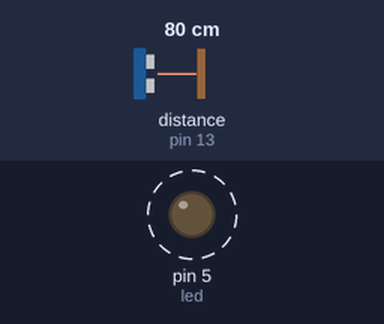
Recording of a sketch running on a simulated Arduino Uno, built with avr-gcc and run on an emulated ATmega328P. On the bench: output pins drawn as LEDs (lit = HIGH). Dashed ring = blinking. Inputs (shaded band) come from the test bench; at power-on: distance to the obstacle (sensor on pin 13) 80 cm. The echo pulse lasts 58.3 µs per cm; what the sketch prints to the serial monitor is not drawn.

Above: at 2.1 s.
2.2 s: distance to the obstacle (sensor on pin 13) set to 2 cm
At 3.09 s:
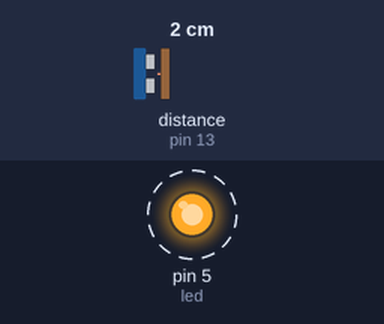
5.7 s: distance to the obstacle (sensor on pin 13) set to 35 cm
At 6.5 s:
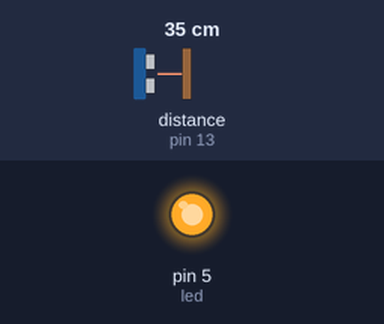
Timing chart, 0 to 15.2 s (numbered marks = the images above; inputs shaded):
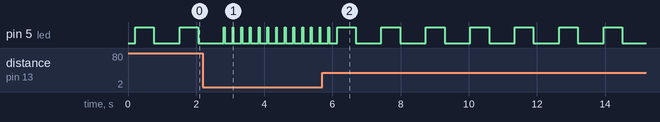

The sketch:

Parking_sensors.ino
```cpp
/*倒車雷達實作 超音波感測超過40cm時550ms為間隔嗶聲，小於40cm時嗶聲會越來越急促*/
//電路實體http://i.imgur.com/tIvOdns.jpg
#include <Ultrasonic.h>

#define TRIGGER_PIN  12
#define ECHO_PIN     13

Ultrasonic ultrasonic(TRIGGER_PIN, ECHO_PIN);
const int led = 5;
void setup()
{
  Serial.begin(9600);
  pinMode(led, OUTPUT);
  Serial.print("Welcome to Serial Monitor");
}

void loop()
{
  float cmMsec, inMsec;
  long microsec = ultrasonic.timing();

  cmMsec = ultrasonic.convert(microsec, Ultrasonic::CM); // 計算距離&#65292;單位: 公分
//  inMsec = ultrasonic.convert(microsec, Ultrasonic::IN); // 計算距離&#65292;單位: 英吋
//  Serial.print("MS: ");
//  Serial.print(microsec);
  Serial.println(" ");
  Serial.print("CM: ");
  Serial.print(cmMsec);
//  Serial.print(", IN: ");
//  Serial.println(inMsec);
  delay(200);
  if(cmMsec > 40){
    digitalWrite(led, HIGH);
    delay(550);
    digitalWrite(led, LOW);
    delay(550);
  }
  else{
    int num = 40/cmMsec;
    digitalWrite(led, HIGH);
    delay(550/num);
    digitalWrite(led, LOW);
    delay(550/num);
  }
}
```

Measured:
- after the input at 2.2 s, pin 5 (led): alternates HIGH for 0.03 s and LOW for 0.23 s, starting after 0.64 s
- by itself, pin 5 (led): alternates HIGH for 0.55 s and LOW for 0.76 s
